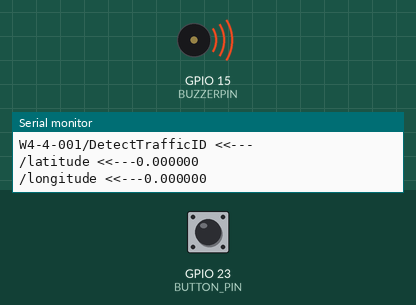
Bench run of a sketch on a simulated ESP32. Shown: buzzer (waves = sounding, pin HIGH), the last lines printed to the serial monitor. The inputs (shaded band) are chosen by the test bench; at power-on: GPIO 23 (BUTTON_PIN) HIGH. WiFi joins after 1.5 s; servers stay silent unless stated; the Firebase database answers and starts empty.

Above: at 2.7 s.
2.8 s: GPIO 23 (BUTTON_PIN) pulled LOW for 1 s
At 4.4 s:
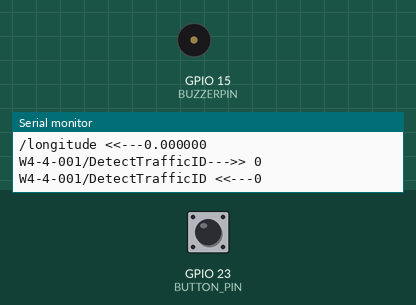
Timing chart, 0 to 5.9 s (numbered marks = the images above; inputs shaded):
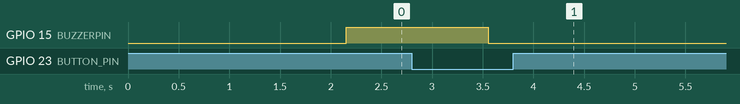

Measured:
- after the input at 2.8 s, GPIO 15 (BUZZERPIN): HIGH → LOW after 0.76 s

The sketch:

Detect.ino
```cpp
#include <WiFi.h>
#include <Firebase_ESP_Client.h>
#include "addons/TokenHelper.h"
#include "addons/RTDBHelper.h"
#include "stdlib.h"
/************************************************************************************/
#define WIFI_SSID     "WE_G"
#define WIFI_PASSWORD "Diea@Abdeltwab_G"
#define API_KEY       "AIzaSyD2PnFZ3kYQGHKO49Bzmjy6r-KQXioaYZY"
#define DATABASE_URL  "https://gp-1-a8657-default-rtdb.firebaseio.com/"
FirebaseData  fbdo;
FirebaseAuth  auth;
FirebaseConfig config;
bool signupOK= false ;

/************************************************************************************/
String StringAmbulanceStationID = "W4-4-001" ;
#define BUZZERPIN                  15
#define BUTTON_PIN                 23

/**************************************************************************************************************************/
/**************************************************************************************************************************/
/**************************************************************************************************************************/

/**************************************************************************************************************************/
/************************************************** Firebase Help Functions ***********************************************/
/**************************************************************************************************************************/
void voidFirebaseSetBool ( String Copy_StringFirebasePass , bool Copy_BoolData)
{
  Serial.print(Copy_StringFirebasePass);
  Serial.print("--->> ");
  if (Firebase.RTDB.setBool(&fbdo, Copy_StringFirebasePass , Copy_BoolData ))
  {
    Serial.println((bool)Copy_BoolData);
  }
  else
  {
    Serial.println("ERROR!");
  }
}
bool boolFirebaseGetBool ( String Copy_StringFirebasePass )
{
  bool boolReadValue = false  ;
  Serial.print(Copy_StringFirebasePass);
  Serial.print(" <<---");
  if (Firebase.RTDB.getBool(&fbdo,Copy_StringFirebasePass))
  {
    boolReadValue = fbdo.boolData();
    Serial.println((bool)boolReadValue);
  }
  else
  {
    Serial.println("ERROR!");
  }
  return boolReadValue ;
}
void voidFirebaseSetString ( String Copy_StringFirebasePass , String Copy_StringData)
{
  Serial.print(Copy_StringFirebasePass);
  Serial.print("--->> ");
  if (Firebase.RTDB.setString(&fbdo, Copy_StringFirebasePass , Copy_StringData ))
  {
    Serial.println((String)Copy_StringData);
  }
  else
  {
    Serial.println("ERROR!");
  }
}
String stringFirebaseGetString ( String Copy_StringFirebasePass )
{
  String stringReadValue = "ERROR!" ;
  Serial.print(Copy_StringFirebasePass);
  Serial.print(" <<---");
  if (Firebase.RTDB.getString(&fbdo,Copy_StringFirebasePass))
  {
    stringReadValue = fbdo.stringData();
    Serial.println((String)stringReadValue);
  }
  else
  {
    Serial.println("ERROR!");
  }
  return stringReadValue ;
}
void voidFirebaseSetInt ( String Copy_StringFirebasePass , int Copy_intData)
{
  Serial.print(Copy_StringFirebasePass);
  Serial.print("--->> ");
  if (Firebase.RTDB.setInt(&fbdo, Copy_StringFirebasePass , Copy_intData ))
  {
    Serial.println((int)Copy_intData);
  }
  else
  {
    Serial.println("ERROR!");
  }
}
int intFirebaseGetInt ( String Copy_StringFirebasePass )
{
  int intReadValue = 0 ;
  Serial.print(Copy_StringFirebasePass);
  Serial.print(" <<---");
  if (Firebase.RTDB.getInt(&fbdo,Copy_StringFirebasePass))
  {
    intReadValue = fbdo.intData();
    Serial.println((int)intReadValue);
  }
  else
  {
    Serial.println("ERROR!");
  }
  return intReadValue ;
}
void voidFirebaseSetDouble ( String Copy_StringFirebasePass , double Copy_doubleData)
{
  Serial.print(Copy_StringFirebasePass);
  Serial.print("--->> ");
  if (Firebase.RTDB.setDouble(&fbdo, Copy_StringFirebasePass , Copy_doubleData ))
  {
    Serial.println((double)Copy_doubleData,6);
  }
  else
  {
    Serial.println("ERROR!");
  }
}
double doubleFirebaseGetDouble ( String Copy_StringFirebasePass )
{
  double doubleReadValue = 0 ;
  Serial.print(Copy_StringFirebasePass);
  Serial.print(" <<---");
  if (Firebase.RTDB.getDouble(&fbdo,Copy_StringFirebasePass))
  {
    doubleReadValue = fbdo.doubleData();
    Serial.println((double)doubleReadValue,6);
  }
  else
  {
    Serial.println("ERROR!");
  }
  return doubleReadValue ;
}
/**************************************************************************************************************************/
/**************************************************************************************************************************/
/**************************************************************************************************************************/
String StringDetectTrafficID = "0";
void DetectAccident ( void )
{
  StringDetectTrafficID  = stringFirebaseGetString(StringAmbulanceStationID +"/DetectTrafficID");
  if ( StringDetectTrafficID == "0" )
  {
    digitalWrite( BUZZERPIN , LOW );
  }
  else
  {
    digitalWrite( BUZZERPIN , HIGH );
    double doubleAccidentLatitude = doubleFirebaseGetDouble(StringDetectTrafficID+"/latitude");
    double doubleAccidentLongitude = doubleFirebaseGetDouble(StringDetectTrafficID+"/longitude");
    // Display ON LCD Her
  }
}

/**************************************************************************************************************************/
/**************************************************************************************************************************/

void setup() {
  pinMode ( BUZZERPIN , OUTPUT );
  pinMode (BUTTON_PIN  , INPUT_PULLUP);
    // initialize digital pin LED_BUILTIN as an output.
  Serial.begin(9600);
  WiFi.begin(WIFI_SSID, WIFI_PASSWORD);
  Serial.print("Connecting to Wi-Fi");
  while (WiFi.status() != WL_CONNECTED){
    Serial.print(".");
    delay(300);
  }
  Serial.println();
  Serial.print("Connected with IP: ");
  Serial.println(WiFi.localIP());
  Serial.println();
  /* Assign the api key (required) */
  config.api_key = API_KEY;
  /* Assign the RTDB URL (required) */
  config.database_url = DATABASE_URL;
  /* Sign up */
  if (Firebase.signUp(&config, &auth, "", "")){
    Serial.println("ok");
    signupOK = true;
  }
  else{
    Serial.printf("%s\n", config.signer.signupError.message.c_str());
  }
  /* Assign the callback function for the long running token generation task */
  config.token_status_callback = tokenStatusCallback; //see addons/TokenHelper.h
  Firebase.begin(&config, &auth);
  Firebase.reconnectWiFi(true);

}
void loop()
{
  delay(500);
  DetectAccident();
  int ButtonState = digitalRead(BUTTON_PIN);
  if ( ButtonState == 0 && StringDetectTrafficID != "0" )
  {
    voidFirebaseSetString(StringAmbulanceStationID +"/DetectTrafficID" , "0" );
    digitalWrite( BUZZERPIN , LOW );
  }
}
```
